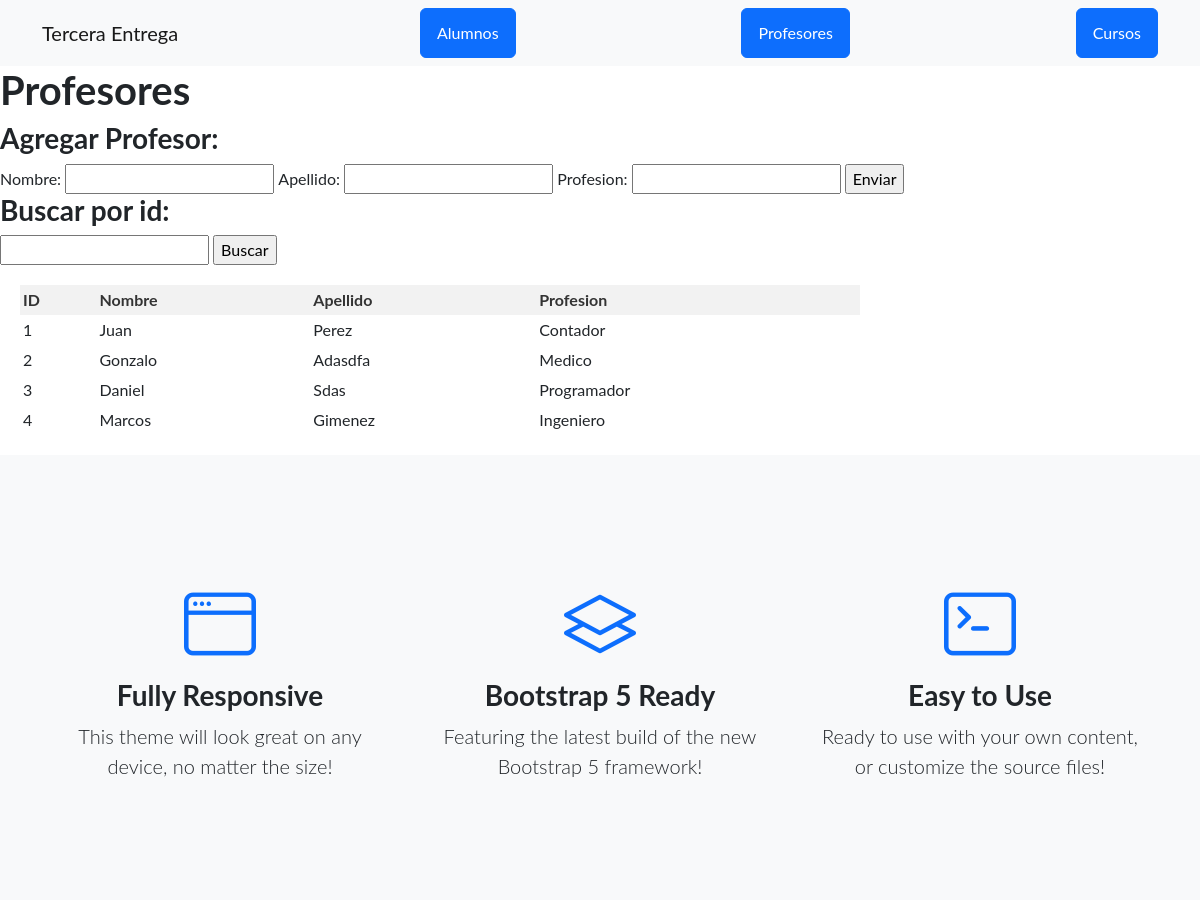
/AppTerceraEntrega/profesores/ (upper part), run on an earlier commit of the app's database.
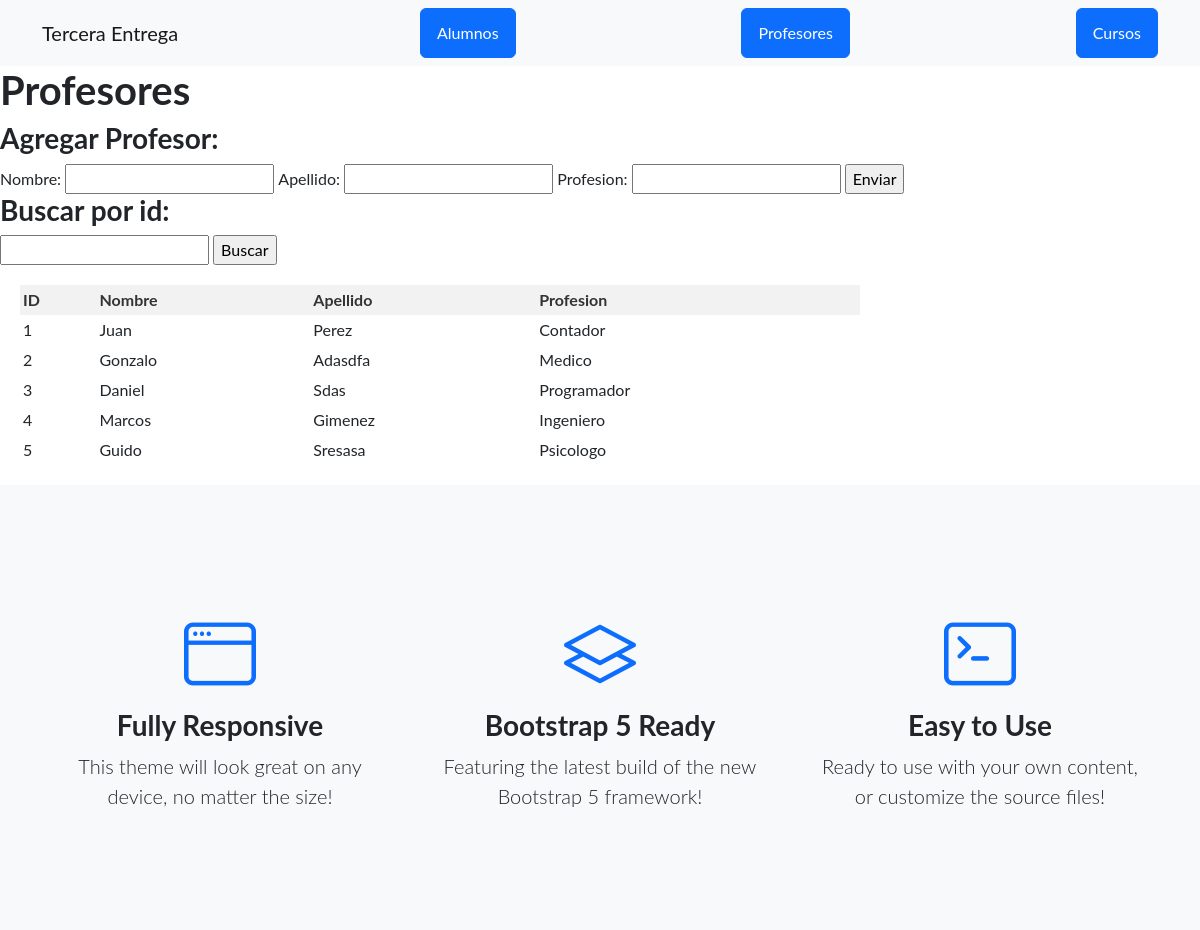
And on a later commit of the database.
### AppTerceraEntrega/models.py (models this page shows)
class Profesor(models.Model):
    nombre = models.CharField(max_length=40)
    apellido = models.CharField(max_length=40)
    profesion = models.CharField(max_length=50)

### AppTerceraEntrega/views.py (the view)
# urls.py: path('profesores/', views.profesores, name='profesores'),
def profesores(req):
    if req.method == 'POST':
        formulaio = ProfesorFormulario(req.POST)
        if formulaio.is_valid():
            informacion = formulaio.cleaned_data
            profesor = Profesor(nombre=informacion['nombre'], apellido=informacion['apellido'], profesion=informacion['profesion'])
            profesor.save()
            return redirect('profesores')
    else:
        profesor_buscado = obtieneObjeto(req,Profesor)
        formulaio = ProfesorFormulario()
    profesores = Profesor.objects.all()
    return render(req, "appterceraentrega/profesores.html",{"formulario": formulaio, "profesores": profesores, "profesor": profesor_buscado})

### AppTerceraEntrega/forms.py
class ProfesorFormulario(forms.Form):
    nombre= forms.CharField(max_length=40)
    apellido= forms.CharField(max_length=40)
    profesion= forms.CharField(max_length=50)

### AppTerceraEntrega/views.py (called while the page is built)
def obtieneObjeto(req, clase):
    objeto_buscado = ""
    if req.GET.get("id"):
            id_objeto = req.GET["id"]
            objeto_buscado = clase.objects.filter(id=id_objeto).first()
            if not isinstance(objeto_buscado, clase):
                objeto_buscado = ""
    return objeto_buscado

### AppTerceraEntrega/templates/appterceraentrega/profesores.html (shortened to what this page needs)
<!DOCTYPE html>
<html lang="en">
<head>
</head>
<body>
    {% extends "appterceraentrega/padre.html" %}
    {% load static %}
    {% block contenidoQueCambia %}
    <h1>Profesores</h1>
    <h3>Agregar Profesor:</h3>
    <form action="" method="POST">
        {{ formulario.as_table }}
        <input type="submit" value="Enviar">
    </form>
    <h3>Buscar por id:</h3>
    <form action="" method="GET">
        <input type="number" name="id">
        <input type="submit" value="Buscar">
    </form>
    <table>
        <thead>
            <tr>
                <th>ID</th>
                <th>Nombre</th>
                <th>Apellido</th>
                <th>Profesion</th>
            </tr>
        </thead>
        <tbody>
            {% for profesor in profesores %}
            <tr>
                <td>{{ profesor.id }}</td>
                <td>{{ profesor.nombre }}</td>
                <td>{{ profesor.apellido }}</td>
                <td>{{ profesor.profesion }}</td>
            </tr>
            {% endfor %}
        </tbody>
    </table>
    {% endblock %}

What changed in the data, as far as the page shows it:
added Profesor: id "5", nombre "Guido", apellido "Sresasa", profesion "Psicologo"
